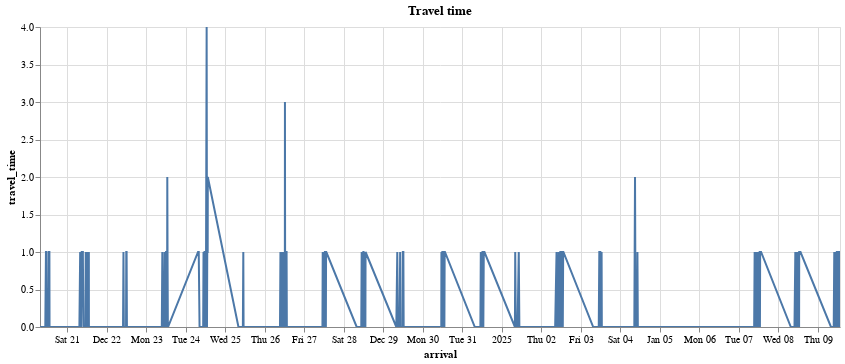

Notebook code cell kept with this figure:
### Code cell
chart = (df_filtered.plot.line(x="arrival", y="travel_time").properties(title="Travel time", width=800))
chart

### Figure 1 — Vega-Lite specification as saved in the notebook (floating-point values rounded to 4 significant figures; data arrays with more than 128 entries replaced by an {"elided": "..."} marker saying what was removed)
{"config": {"view": {"continuousWidth": 300, "continuousHeight": 300}}, "data": {"name": "data-b98d251e1c1690515c3a74eb46898e3e"}, "mark": {"type": "line", "tooltip": true}, "encoding": {"x": {"field": "arrival", "type": "temporal"}, "y": {"field": "travel_time", "type": "quantitative"}}, "params": [{"name": "param_5", "select": {"type": "interval", "encodings": ["x", "y"]}, "bind": "scales"}], "title": "Travel time", "width": 800, "$schema": "https://vega.github.io/schema/vega-lite/v5.20.1.json", "datasets": {"data-b98d251e1c1690515c3a74eb46898e3e": {"elided": "541 records"}}}
